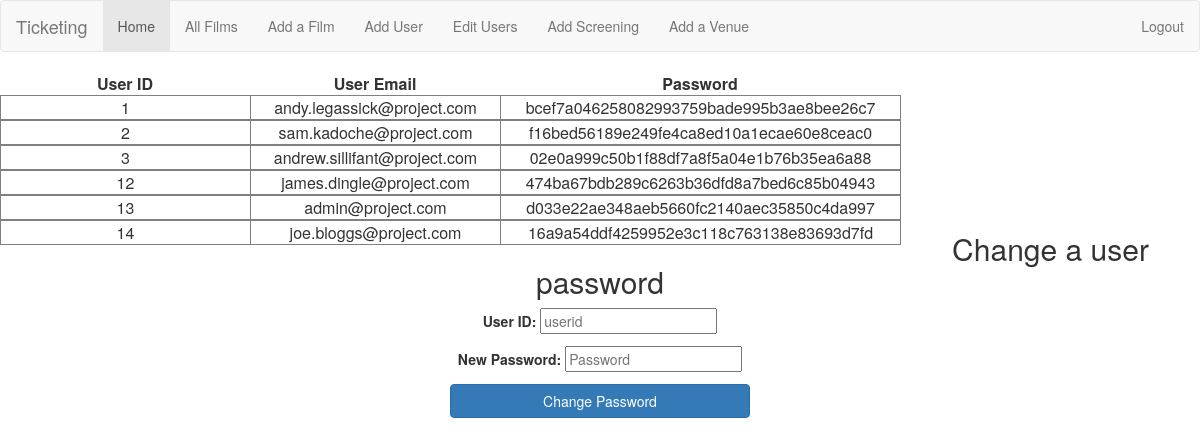
/ApacheWebServer-master/ApacheWebServer-master/www/edituser.php, run on the app's committed database.
### tables this page shows
CREATE TABLE IF NOT EXISTS `users` (
`user_id` int(11) NOT NULL,
  `fname` varchar(60) NOT NULL,
  `sname` varchar(60) NOT NULL,
  `dob` date NOT NULL,
  `mobile` varchar(13) NOT NULL,
  `email` varchar(160) NOT NULL,
  `password` varchar(40) NOT NULL
);

### ApacheWebServer-master/ApacheWebServer-master/www/edituser.php (the view, shortened to what this page needs)
<?php
include('dbconf.php');
include('anavbar.php');
$sql="SELECT * FROM users";
$users=mysqli_query($db,$sql);
echo"<body><table width='' border='0' cellpadding='5' align='left'>
	<tr>
		<td align='center' valign='top' width ='250'>
		<b>User ID </b>
		</td><td align='center' valign='top' width='250'>
		<b>User Email </b>
		</td><td align='center' valign='top' width='400'>
		<b>Password</b>
	</tr>
</table></br>";
while($row=mysqli_Fetch_array($users)){
	$user_id=$row['user_id'];
	$email=$row['email'];
	$password=$row['password'];
	echo"<table width='' border='1' cellpadding='5' align='left'>
	<tr>
		<td align='center' valign='top' width ='250'>
			".$user_id."
		</td><td align='center' valign='top' width ='250'>
			".$email."
		</td>
		<td align='center' valign='top' width ='400'>
			".$password."
		</td>
	</tr>
	</table>
</body></br>";
}
?>
<body>
	<center><h2> Change a user password </h2>
	<form id='register' action='edituser.php' method='post'>
		<label for='name' > User ID: </label>
		<input type="text" name="userid" class="input-block-level" maxlength='2' placeholder="userid" /> </p>
		<label for='password'> New Password: </label>
		<input type='password' name='password' class='input-block-level' maxlength='40' placeholder="Password" /> </p>
		<button class="btn btn-large btn-primary" type="submit" value="submit" style="width:300px">Change Password</button></p></center>
</body>

### data on the page
users: user_id "1", email "andy.legassick@project.com", password "bcef7a046258082993759bade995b3ae8bee26c7"
users: user_id "2", email "sam.kadoche@project.com", password "f16bed56189e249fe4ca8ed10a1ecae60e8ceac0"
users: user_id "3", email "andrew.sillifant@project.com", password "02e0a999c50b1f88df7a8f5a04e1b76b35ea6a88"
users: user_id "12", email "james.dingle@project.com", password "474ba67bdb289c6263b36dfd8a7bed6c85b04943"
users: user_id "13", email "admin@project.com", password "d033e22ae348aeb5660fc2140aec35850c4da997"
users: user_id "14", email "joe.bloggs@project.com", password "16a9a54ddf4259952e3c118c763138e83693d7fd"
